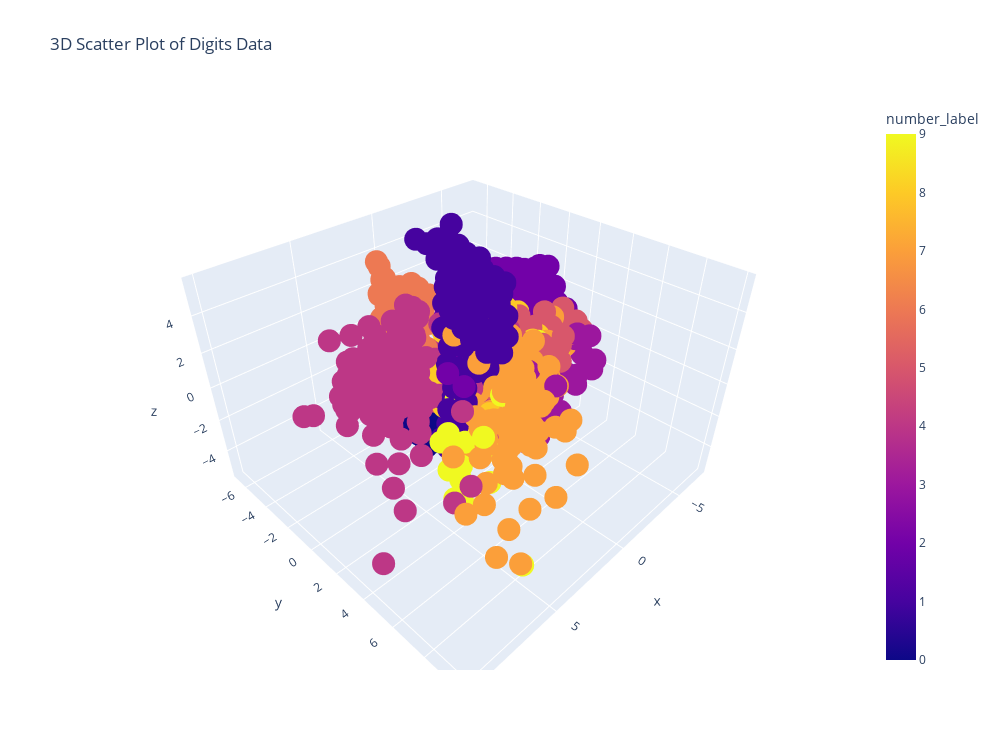

Source (notebook cell):
### Code cell
# The hue must be the original dataframe (digits) number labels values
hue = digits['number_label']

# Create the interactive 3D scatter plot with custom size
fig = px.scatter_3d(
    digits,
    x=col1,
    y=col2,
    z=col3,
    color=hue,
    labels={'color': 'Number Label'},
    title='3D Scatter Plot of Digits Data',
    width=1000,  # Set the width of the plot
    height=750   # Set the height of the plot
)

# Show the plot
fig.show()

### Figure 1 — Plotly figure (JSON) as saved in the notebook; plotly's stock layout.template omitted (floating-point values rounded to 4 significant figures; data arrays with more than 128 entries replaced by an {"elided": "..."} marker saying what was removed)
{"data": [{"hovertemplate": "x=%{x}<br>y=%{y}<br>z=%{z}<br>number_label=%{marker.color}<extra></extra>", "legendgroup": "", "marker": {"color": {"elided": "1797 int values"}, "coloraxis": "coloraxis", "symbol": "circle"}, "mode": "markers", "name": "", "scene": "scene", "showlegend": false, "type": "scatter3d", "x": {"elided": "1797 float values"}, "y": {"elided": "1797 float values"}, "z": {"elided": "1797 float values"}}], "layout": {"coloraxis": {"colorbar": {"title": {"text": "number_label"}}, "colorscale": [[0, "#0d0887"], [0.1111, "#46039f"], [0.2222, "#7201a8"], [0.3333, "#9c179e"], [0.4444, "#bd3786"], [0.5556, "#d8576b"], [0.6667, "#ed7953"], [0.7778, "#fb9f3a"], [0.8889, "#fdca26"], [1, "#f0f921"]]}, "height": 750, "legend": {"tracegroupgap": 0}, "scene": {"aspectmode": "auto", "aspectratio": {"x": 1.166, "y": 1.135, "z": 0.7558}, "domain": {"x": [0, 1], "y": [0, 1]}, "xaxis": {"title": {"text": "x"}, "type": "linear"}, "yaxis": {"title": {"text": "y"}, "type": "linear"}, "zaxis": {"title": {"text": "z"}, "type": "linear"}}, "title": {"text": "3D Scatter Plot of Digits Data"}, "width": 1000}}
